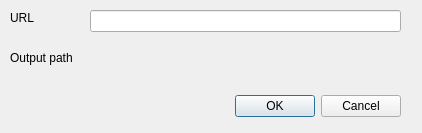
<?xml version="1.0" encoding="UTF-8"?>
<ui version="4.0">
 <class>LayerLoaderDialogBase</class>
 <widget class="QDialog" name="LayerLoaderDialogBase">
  <property name="geometry">
   <rect>
    <x>0</x>
    <y>0</y>
    <width>422</width>
    <height>133</height>
   </rect>
  </property>
  <property name="windowTitle">
   <string>Layer Loader</string>
  </property>
  <widget class="QDialogButtonBox" name="button_box">
   <property name="geometry">
    <rect>
     <x>60</x>
     <y>90</y>
     <width>341</width>
     <height>32</height>
    </rect>
   </property>
   <property name="orientation">
    <enum>Qt::Horizontal</enum>
   </property>
   <property name="standardButtons">
    <set>QDialogButtonBox::Cancel|QDialogButtonBox::Ok</set>
   </property>
  </widget>
  <widget class="QgsFileWidget" name="destination_folder">
   <property name="geometry">
    <rect>
     <x>90</x>
     <y>50</y>
     <width>311</width>
     <height>27</height>
    </rect>
   </property>
   <property name="storageMode">
    <enum>QgsFileWidget::GetDirectory</enum>
   </property>
  </widget>
  <widget class="QLineEdit" name="server_url_format">
   <property name="geometry">
    <rect>
     <x>90</x>
     <y>10</y>
     <width>311</width>
     <height>22</height>
    </rect>
   </property>
  </widget>
  <widget class="QLabel" name="label">
   <property name="geometry">
    <rect>
     <x>10</x>
     <y>10</y>
     <width>31</width>
     <height>16</height>
    </rect>
   </property>
   <property name="text">
    <string>URL</string>
   </property>
  </widget>
  <widget class="QLabel" name="label_2">
   <property name="geometry">
    <rect>
     <x>10</x>
     <y>50</y>
     <width>81</width>
     <height>16</height>
    </rect>
   </property>
   <property name="text">
    <string>Output path</string>
   </property>
  </widget>
 </widget>
 <customwidgets>
  <customwidget>
   <class>QgsFileWidget</class>
   <extends>QWidget</extends>
   <header>qgsfilewidget.h</header>
  </customwidget>
 </customwidgets>
 <resources/>
 <connections>
  <connection>
   <sender>button_box</sender>
   <signal>accepted()</signal>
   <receiver>LayerLoaderDialogBase</receiver>
   <slot>accept()</slot>
   <hints>
    <hint type="sourcelabel">
     <x>20</x>
     <y>20</y>
    </hint>
    <hint type="destinationlabel">
     <x>20</x>
     <y>20</y>
    </hint>
   </hints>
  </connection>
  <connection>
   <sender>button_box</sender>
   <signal>rejected()</signal>
   <receiver>LayerLoaderDialogBase</receiver>
   <slot>reject()</slot>
   <hints>
    <hint type="sourcelabel">
     <x>20</x>
     <y>20</y>
    </hint>
    <hint type="destinationlabel">
     <x>20</x>
     <y>20</y>
    </hint>
   </hints>
  </connection>
 </connections>
</ui>
